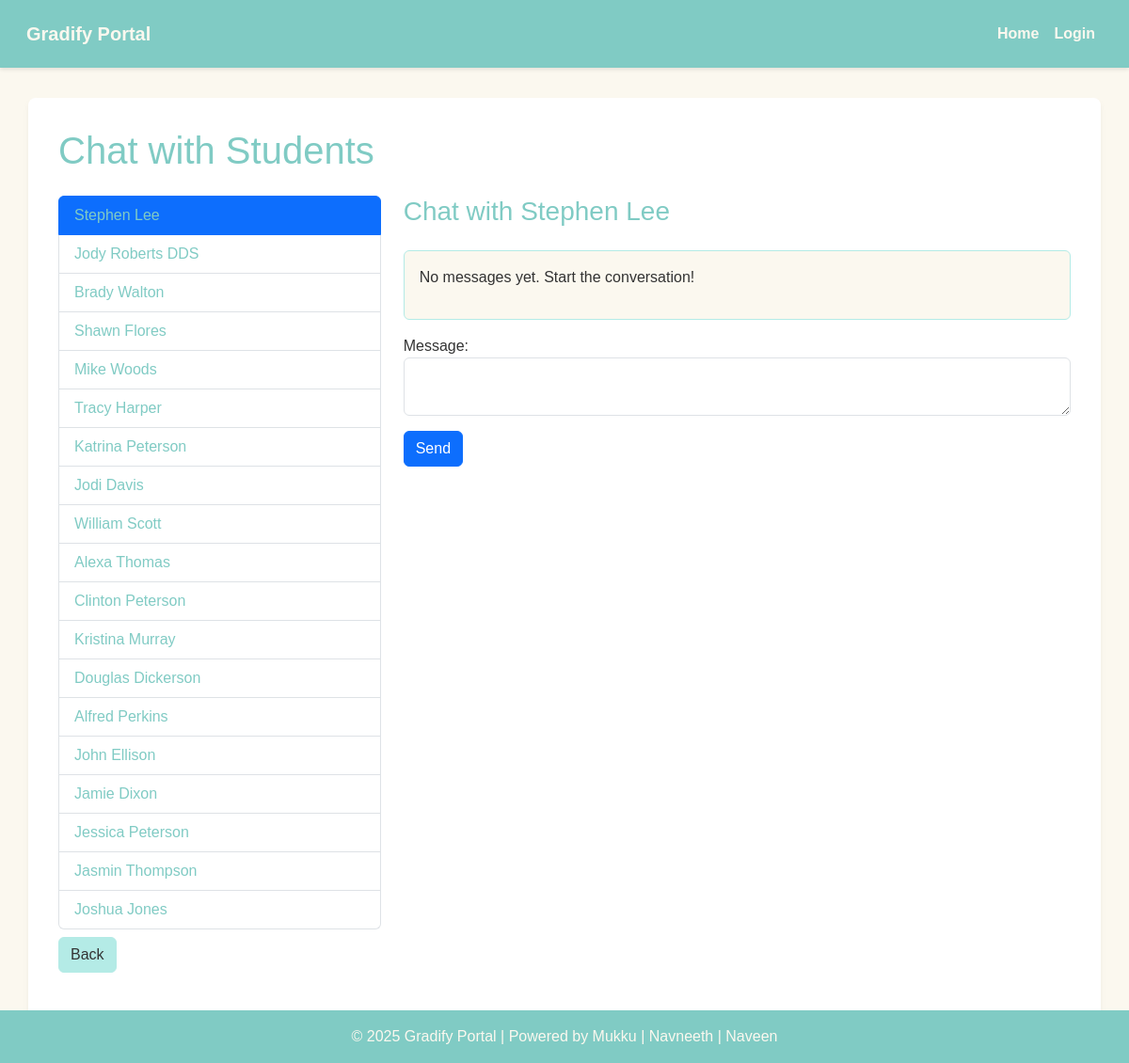
/mentor/1004/chat/, run on the app's committed database.
### GradifyPortal/models.py (models this page shows, shortened)
class Student(models.Model):
    user = models.OneToOneField(User, on_delete=models.CASCADE, null=True)
    student_id = models.CharField(max_length=20, primary_key=True)
    name = models.CharField(max_length=200)
    email = models.EmailField(unique=True)
    team = models.ForeignKey('Team', on_delete=models.CASCADE, null=True, blank=True)  # Single team field, nullable
    section = models.ForeignKey(Section, on_delete=models.CASCADE)
    password = models.CharField(max_length=128, default=make_password("Gradify2025"))
    user_type = models.CharField(max_length=10, default='student')
    contact_no = models.CharField(max_length=15, blank=True, null=True)

### GradifyPortal/views.py (the view)
# urls.py: path('mentor/<int:mentor_id>/chat/', views.mentor_chat, name='mentor_chat'),
def mentor_chat(request, mentor_id):
    mentor = get_object_or_404(Mentor, mentor_id=mentor_id)
    students = Student.objects.filter(team__mentor=mentor)
    student_id = request.GET.get('student')
    student = get_object_or_404(Student, student_id=student_id) if student_id else students.first()
    if request.method == 'POST':
        form = ChatMessageForm(request.POST)
        if form.is_valid():
            ChatMessage.objects.create(
                sender_mentor=mentor,
                recipient_student=student,
                message=form.cleaned_data['message']
            )
            return redirect('GradifyPortal:mentor_chat', mentor_id=mentor_id)
    else:
        form = ChatMessageForm()
    messages = ChatMessage.objects.filter(sender_mentor=mentor, recipient_student=student) | \
               ChatMessage.objects.filter(sender_student=student, recipient_mentor=mentor)
    messages.update(is_read=True)
    return render(request, 'mentor_chat.html', {'mentor': mentor, 'students': students, 'student': student, 'form': form, 'messages': messages.order_by('timestamp')})

### GradifyPortal/forms.py
class ChatMessageForm(forms.ModelForm):
    class Meta:
        model = ChatMessage
        fields = ['message']
        widgets = {
            'message': forms.Textarea(attrs={'class': 'form-control', 'rows': 2}),
        }

### templates/mentor_chat.html (shortened to what this page needs)
{% extends 'base.html' %} {% block content %}
<h1>Chat with Students</h1>
<div class="row">
  <div class="col-md-4">
    <ul class="list-group">
      {% for s in students %}
      <li class="list-group-item {% if s == student %}active{% endif %}">
        <a href="?student={{ s.student_id }}">{{ s.name }}</a>
      </li>
      {% endfor %}
    </ul>
  </div>
  <div class="col-md-8">
    {% if student %}
    <h3>Chat with {{ student.name }}</h3>
    <div class="card" style="max-height: 300px; overflow-y: auto">
      <div class="card-body">
        {% for message in messages %} {% if message.sender_mentor %}
        <div class="text-end mb-2">
          <strong>You (Mentor):</strong>
          <p
            class="p-2 rounded"
            style="
              background-color: var(--primary-teal);
              color: var(--text-dark);
            "
          >
            {{ message.message }}
          </p>
          <small class="text-muted">
            {{ message.timestamp|date:"F j, Y H:i" }}
          </small>
        </div>
        {% endif %} {% if message.sender_student %}
        <div class="text-start mb-2">
          <strong class="student-name">{{ student.name }} (Student):</strong>
          <p class="bg-light p-2 rounded">{{ message.message }}</p>
          <small class="text-muted">
            {{ message.timestamp|date:"F j, Y H:i" }}
          </small>
        </div>
        {% endif %} {% empty %}
        <p>No messages yet. Start the conversation!</p>
        {% endfor %}
      </div>
    </div>
    <form method="post" class="mt-3">
      {% csrf_token %} {{ form.as_p }}
      <button type="submit" class="btn btn-primary">Send</button>
    </form>
    {% else %}
    <p>Select a student to start chatting.</p>
    {% endif %}
  </div>
</div>
<a
  href="{% url 'GradifyPortal:mentor_dashboard' mentor.mentor_id %}"
  class="btn btn-secondary mt-2"
  >Back</a
>
{% endblock %}

### templates/base.html (shortened to what this page needs)
<!DOCTYPE html>
<html lang="en">
  <head>
    <link
      href="https://cdn.jsdelivr.net/npm/bootstrap@5.3.0/dist/css/bootstrap.min.css"
      rel="stylesheet"
    />
  </head>
  <body>
    <nav class="navbar navbar-expand-lg">
      <div class="container-fluid">
        <a class="navbar-brand" href="#">Gradify Portal</a>
        <div class="collapse navbar-collapse" id="navbarNav">
          <ul class="navbar-nav ms-auto">
            <li class="nav-item">
              {% if user.is_authenticated %} {% if user.student %}
              <a
                class="nav-link"
                href="{% url 'GradifyPortal:student_dashboard' student_id=user.student.student_id %}"
                >Home</a
              >
              {% elif user.mentor %}
              <a
                class="nav-link"
                href="{% url 'GradifyPortal:mentor_dashboard' mentor_id=user.mentor.mentor_id %}"
                >Home</a
              >
              {% elif user.coordinator %}
              <a
                class="nav-link"
                href="{% url 'GradifyPortal:coordinator_dashboard' coordinator_id=user.coordinator.coordinator_id %}"
                >Home</a
              >
              {% else %}
              <a class="nav-link" href="{% url 'GradifyPortal:login' %}"
                >Home</a
              >
              {% endif %} {% else %}
              <a class="nav-link" href="{% url 'GradifyPortal:login' %}"
                >Home</a
              >
              {% endif %}
            </li>
            {% if user.is_authenticated %}
            <li class="nav-item">
              <a class="nav-link" href="{% url 'GradifyPortal:my_team' %}"
                >My Team</a
              >
            </li>
            <li class="nav-item">
              <a class="nav-link" href="https://meet.google.com/"
                >Start GMeet</a
              >
            </li>
            <li class="nav-item">
              <a class="nav-link" href="{% url 'GradifyPortal:logout' %}"
                >Logout</a
              >
            </li>
            {% else %}
            <li class="nav-item">
              <a class="nav-link" href="{% url 'GradifyPortal:login' %}"
                >Login</a
              >
            </li>
            {% endif %}
          </ul>
        </div>
      </div>
    </nav>
    <div class="container">{% block content %} {% endblock %}</div>
    <footer>
      © 2025 Gradify Portal | Powered by Mukku | Navneeth | Naveen
    </footer>
  </body>
</html>

### templates/base.html (style rules this page uses)
:root { --primary-teal: #80cbc4; --light-teal: #b4ebe6; --off-white: #fbf8ef; --accent-yellow: #ffb433; --text-dark: #333; }
body { background-color: var(--off-white); color: var(--text-dark); font-family: "Arial", sans-serif; margin: 0; padding: 0; }
.navbar { background-color: var(--primary-teal); padding: 1rem; box-shadow: 0 2px 4px rgba(0, 0, 0, 0.1); }
.navbar-brand, .nav-link { color: var(--off-white) !important; font-weight: bold; }
.container { background-color: white; margin-top: 2rem; padding: 2rem; border-radius: 8px; box-shadow: 0 4px 6px rgba(0, 0, 0, 0.05); padding-bottom: 6rem; }
h1, h3 { color: var(--primary-teal); margin-bottom: 1.5rem; }
.btn-secondary { background-color: var(--light-teal); border-color: var(--light-teal); color: var(--text-dark); }
.card { background-color: var(--off-white); border: 1px solid var(--light-teal); }
.card-body { color: var(--text-dark); }
a { color: var(--primary-teal); text-decoration: none; }
footer { background-color: var(--primary-teal); color: var(--off-white); text-align: center; padding: 1rem; position: fixed; bottom: 0; width: 100%; }

### templates/mentor_chat.html (style rules this page uses)
:root { --primary-teal: #80cbc4; --light-teal: #b4ebe6; --off-white: #fbf8ef; --accent-yellow: #ffb433; --text-dark: #333; }

### data on the page
Student: name "Stephen Lee"
Student: name "Jody Roberts DDS"
Student: name "Brady Walton"
Student: name "Shawn Flores"
Student: name "Mike Woods"
Student: name "Tracy Harper"
Student: name "Katrina Peterson"
Student: name "Jodi Davis"
Student: name "William Scott"
Student: name "Alexa Thomas"
Student: name "Clinton Peterson"
Student: name "Kristina Murray"
Student: name "Douglas Dickerson"
Student: name "Alfred Perkins"
Student: name "John Ellison"
Student: name "Jamie Dixon"
Student: name "Jessica Peterson"
Student: name "Jasmin Thompson"
Student: name "Joshua Jones"
